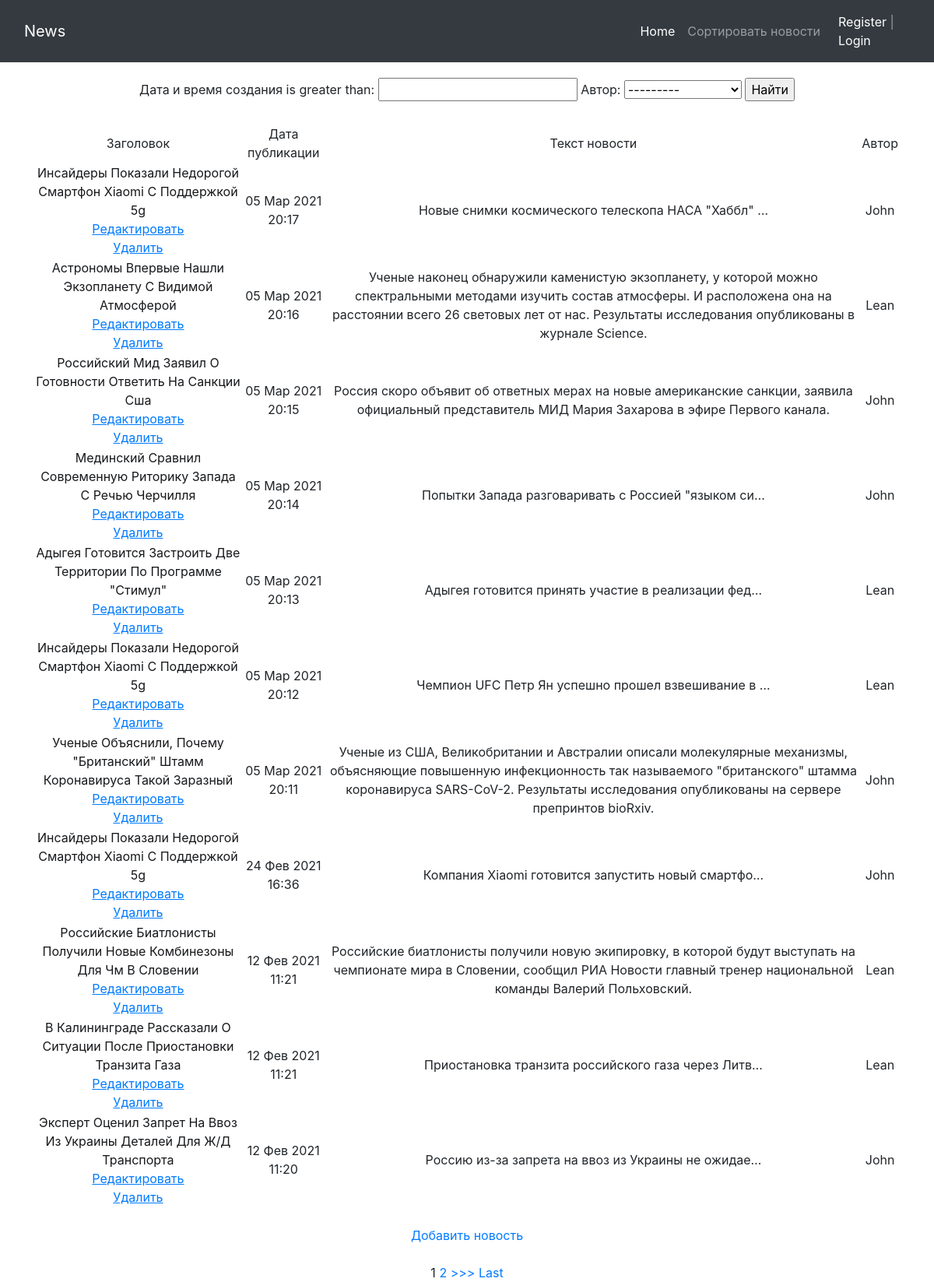
Page /news/search/ on the earlier database version.
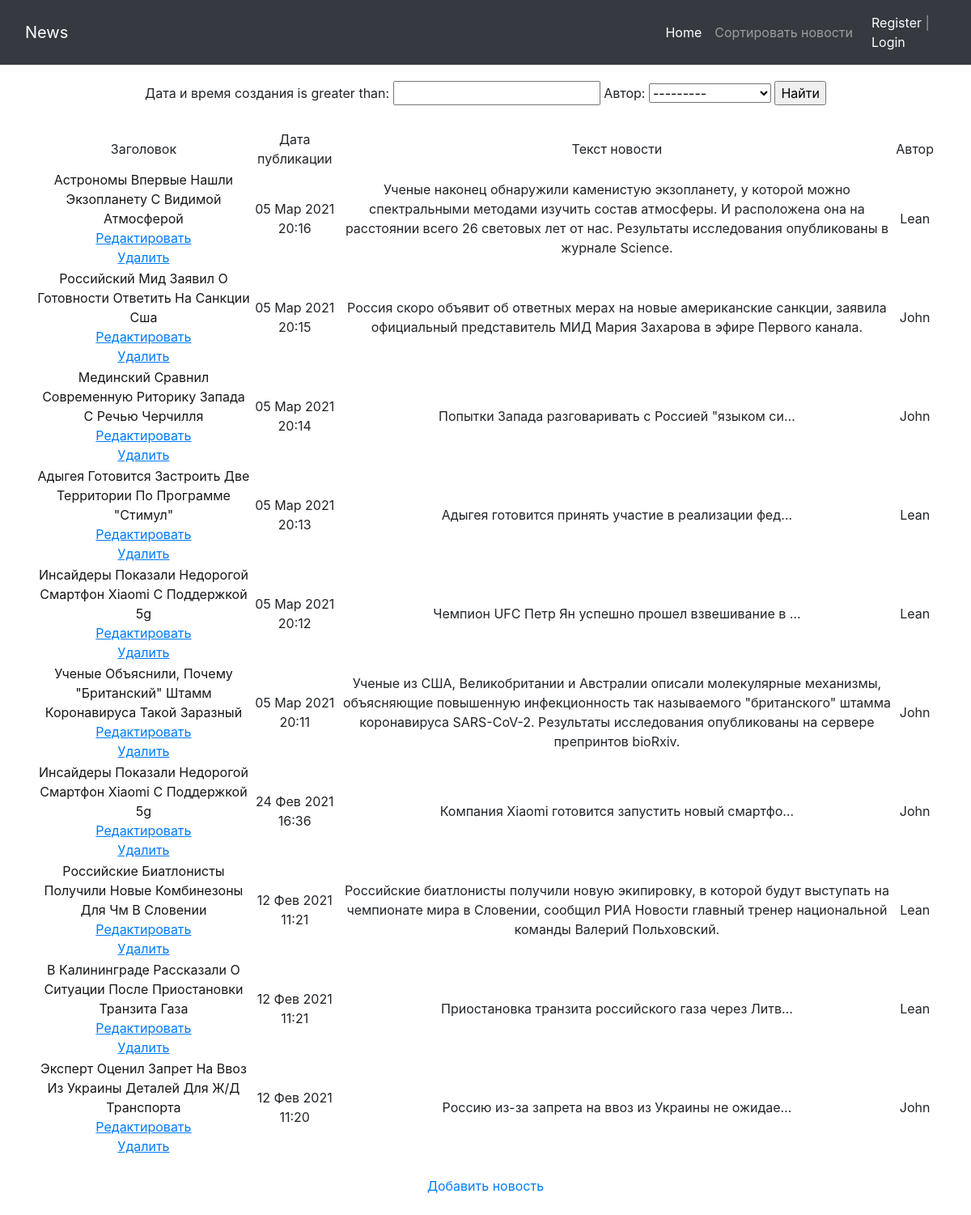
Same page on the later database version.
### news/models.py (models this page shows, shortened)
class Post(models.Model):
    ARTICLE = '1'
    NEWS = '2'
    CHOICE = (
        (ARTICLE, 'Article'),
        (NEWS, 'News'),
    )
    article_or_news = models.CharField(verbose_name='поле с выбором - статья или новость',
                                       max_length=1, choices=CHOICE,
                                       default=ARTICLE)
    date_of_creation_post = models.DateTimeField(verbose_name='дата и время создания', auto_now_add=True)
    header = models.CharField(verbose_name='заголовок статьи или новости', max_length=200)
    post_text = models.TextField(verbose_name='текст статьи или новости')
    post_rating = models.IntegerField(verbose_name='рейтинг статьи или новости', default=0)
    category = models.ManyToManyField(Category, through='PostCategory', blank=True, verbose_name='Категория')
    author = models.ForeignKey(Author, on_delete=models.CASCADE, verbose_name='Автор')

class Author(models.Model):
    rating_author = models.IntegerField(verbose_name='рейтинг пользователя', default=0)
    author = models.OneToOneField(User, on_delete=models.CASCADE)

### news/views.py (the view, shortened to what this page needs)
# urls.py: path('search/', SearchList.as_view()),
class SearchList(ListView):
    model = Post
    template_name = 'search.html'
    context_object_name = 'posts'
    ordering = ['-id']
    form_class = PostForm
    paginate_by = 10  # поставим постраничный вывод в 10 элементов
    def get_context_data(self, **kwargs):  # забираем отфильтрованные объекты переопределяя метод get_context_data у наследуемого класса
        context = super().get_context_data(**kwargs)
        context['filter'] = PostFilter(self.request.GET, queryset=self.get_queryset()) # вписываем наш фильтр в контекст
        context['categories'] = Category.objects.all()
        context['form'] = PostForm()
        return context

### news/forms.py
class PostForm(ModelForm):  # форма для создания новости
    class Meta:
        model = Post
        fields = ['author', 'article_or_news', 'header', 'post_text', 'category']

### news/templatetags/Censor.py (called while the page is built)
@register.filter(name='censor')  # регистрируем наш фильтр под именем censor, чтоб django понимал, что это именно фильтр, а не простая функция
def censor(value, arg):   # первый аргумент здесь это то значение, к которому надо применить фильтр, второй аргумент — это аргумент фильтра, т.е. примерно следующее будет в шаблоне value|censor:arg
    for word in profanity_list:
        if word.lower() in value.lower():
            return value.replace(word, arg)   # возвращаемое функцией значение — это то значение, которое подставится к нам в шаблон
        else:
            return value

### templates/search.html (shortened to what this page needs)
{% extends 'flatpages/default.html' %}
{% load Censor %}
{% block content %}
<form method="GET">
    {{ filter.form }}
    <input type="submit" value="Найти">
</form>
{% if posts %}
     <table>
        <tr>
            <td>
                Заголовок
            </td><br>
            <td>
                Дата публикации
            </td>
            <td>
                Текст новости
            </td>
            <td>
                Автор
            </td>
        </tr>
    {% for post in filter.qs %}
    <tr>
        <td>
            <a style="color:#16181b" href="{% url 'post_detail' post.id %}">{{ post.header|title|censor:'***' }}</a>
                <br><a href="{% url 'post_update' post.id %}"><u>Редактировать</u></a>
            <br><a href="{% url 'post_delete' post.id %}"><u> Удалить </u></a>
        </td>
        <td>
            {{post.date_of_creation_post |date:'d M Y H:i'}}
        </td>
        <td>
            {% if post.article_or_news == '1' %}
                {{ post.post_text |censor:'***'|truncatechars:50  }}
            {% else %}
                {{ post.post_text |censor:'***'}}
            {% endif %}
        </td>
        <td>
            {{ post.author.author }}
        </td>
    </tr>
    {% endfor %}
    </table><br>
{% else %}
    <h2>Новостей нет!</h2>
{% endif %}
<div><a href="{% url 'post_create' %}">Добавить новость</a></div><br>
{% if is_paginated %}
    {% for num in page_obj.paginator.page_range %}
        {% if page_obj.number == num %}
            <a>{{ num }}</a>
        {% elif num > page_obj.number|add:'-3' and num < page_obj.number|add:'3' %}
            <a href="?page={{ num }}">{{ num }}</a>
        {% endif %}
    {% endfor %}
    {% if page_obj.has_next %}
        <a href="?page={{ page_obj.next_page_number }}">>>></a>
        <a href="?page={{ page_obj.paginator.num_pages }}">Last</a>
    {% endif %}
{% endif %}
{% endblock content %}

Differences in the rows shown:
removed Post: header|censor "Инсайдеры Показали Недорогой Смартфон Xiaomi С Поддержкой 5g", date_of_creation_post "05 Мар 2021 20:17", post_text|censor "Новые снимки космического телескопа НАСА \"Хаббл\" …", author.author "John"
Other differences:
list line gone: "1"
list line gone: "2"
text no longer shown: ">>> Last"
